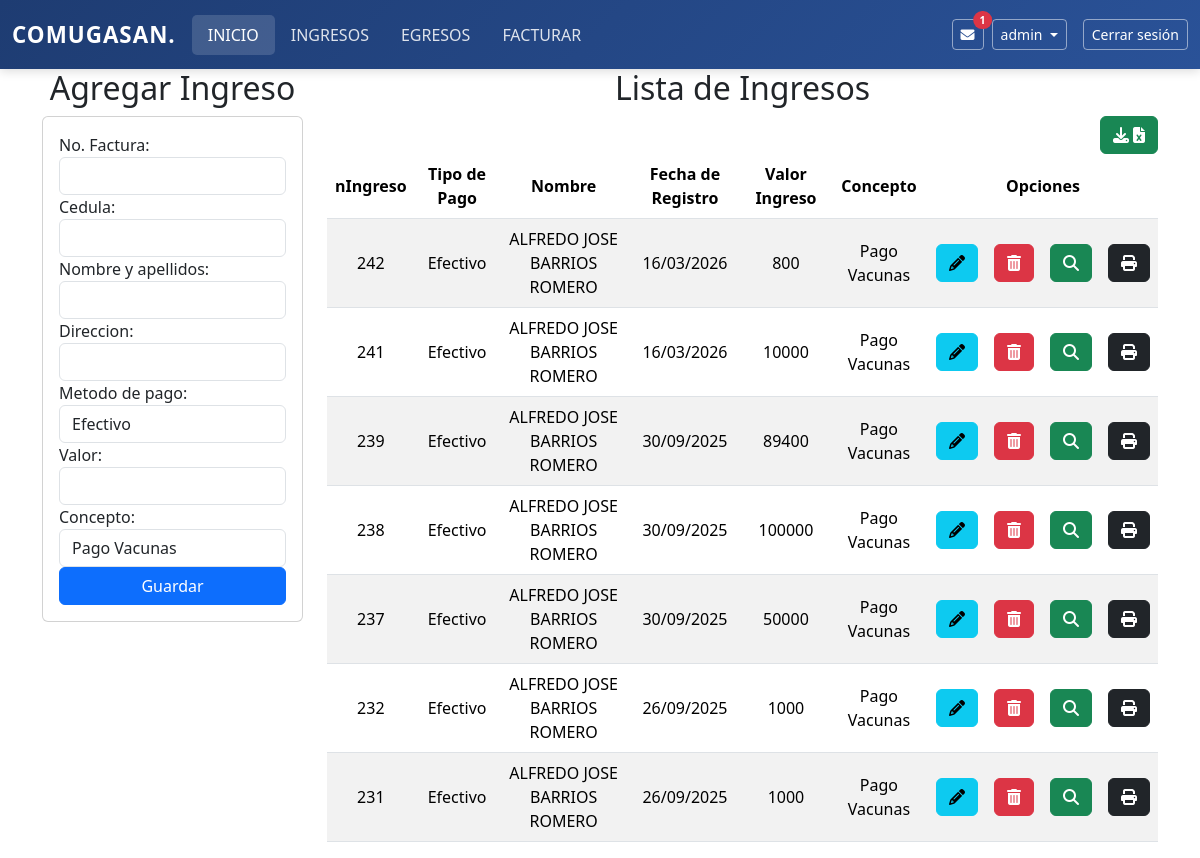
Page /ingresos/ (signed in) on the committed database.
### comite/models.py (models this page shows, shortened)
class Ingresos(models.Model):
    nIngreso = models.AutoField(primary_key=True)
    usuario = models.ForeignKey(Usuarios, on_delete=models.CASCADE,null=True)
    facturas = models.ForeignKey("Facturar", on_delete=models.CASCADE,null=True)
    tipo_pago = models.CharField(max_length=20)
    ciudad = models.CharField(max_length=100,default='San Juan Nepomuceno',editable=False)
    fecha = models.DateTimeField(auto_now_add=True,editable=False)
    valorIngreso = models.IntegerField(default=0,blank=True,null=True)
    concepto = models.CharField(max_length=200)

class Usuarios(models.Model):
    cedula = models.IntegerField(primary_key=True)
    nombre_completo = models.CharField(max_length=100)
    direccion = models.CharField(max_length=255)

### comite/views.py (the view)
# urls.py: path('ingresos/',views.ingresos),
@login_required
def ingresos(request):
    ingresos = Ingresos.objects.all()
    usuarios = Usuarios.objects.all()
    ingresos_invertidos = []
    for i in ingresos[::-1]:
        ingresos_invertidos.append(i)
    return render(request,"ingresos/ingresos.html",{"ingresos":ingresos_invertidos,"usuarios":usuarios})

### comite/context_processors.py (called while the page is built)
def mensajes_no_leidos(request):
    if request.user.is_authenticated:
        cantidad = Mensajes.objects.filter(leido=False).count()
        return {'mensajes_no_leidos': cantidad}
    return {}

### comite/templates/ingresos/ingresos.html (shortened to what this page needs)
{% extends "base.html" %}
{% block body %}
<div class="row">
    <div class=" col-sm-12 col-md-6 col-lg-3 col-xl-3">
        <h2 style="text-align: center;">Agregar Ingreso</h2>
        <div class="card">
            <div class="card-body">
                <form action="/registrarIngreso/" id="registro-form" method="POST">{% csrf_token %}
                    <div class="form-group">
                        <label>No. Factura:</label>
                        <input  class="form-control" type="text" id="factura" name="factura"   maxlength="20" >
                    </div>
                    <div class="form-group">
                        <label>Cedula:</label>
                        <input  class="form-control" type="text" id="cedula" name="cedula"   maxlength="20" required >
                    </div>
                    <div class="form-group">
                        <label>Nombre y apellidos:</label>
                        <input  class="form-control" type="text" id="nombre_completo" name="nombre_completo"   maxlength="100" required >
                    </div>
                    <div class="form-group">
                        <label>Direccion:</label>
                        <input  class="form-control" type="text" id="direccion" name="direccion"   maxlength="100" required>
                    </div>
                    <label for="tipo_pago">Metodo de pago:</label>
                    <select id="tipo_pago"  class="form-control" name="tipo_pago">
                        <option value="Efectivo">Efectivo</option>
                    </select>
                    <div class="form-group">
                        <label>Valor:</label>
                        <input  class="form-control" type="number" id="valorIngreso" name="valorIngreso"   maxlength="20" required >
                    </div>
                    <div>
                        <label for="concepto">Concepto:</label>
                        <select id="concepto" class="form-control"  name="concepto">
                            <option value="Pago Vacunas">Pago Vacunas</option>
                        </select>
                    </div>
                    <div class="form-group">
                        <button type="submit" class="btn btn-primary  w-100 text-white">Guardar</button>
                    </div>
                </form>
            </div>
        </div>
    </div>
    <div class=" col-sm-12 col-md-6 col-lg-9 col-xl-9">
        <h2 style="text-align: center;">Lista de Ingresos</h2>
        <div style="text-align: right;">
        <td><a href="/descargarExcelIngresos/" class="btn btn-success">  <i class="fa-solid fa-download">&nbsp;</i><i class="fa-solid fa-file-excel"> </i></i></></a></td>
        </div>
        <div class="table-responsive">
            <table class="table table-striped">
                <thead>
                    <tr>
                        <th>nIngreso</th>
                        <th>Tipo de Pago</th>
                        <th>Nombre</th>
                        <th>Fecha de Registro</th>
                        <th>Valor Ingreso</th>
                        <th>Concepto</th>
                        <th colspan="4">Opciones</th>
                    </tr>
                </thead>
                <tbody>
                    {% for items in ingresos %}
                    <tr>
                        <td>{{items.nIngreso}}</td>
                        <td>{{items.tipo_pago}}</td>
                        <td>{{items.usuario.nombre_completo}}</td>
                        <td>{{items.fecha|date:"d/m/Y"}}</td>
                        <td>{{items.valorIngreso}}</td>
                        <td>{{items.concepto}}</td>
                        <td><a href="edicionIngreso/{{items.nIngreso}}" class="btn btn-info"><i class="fa-solid fa-pencil"></i></a></td>
                        <td><a href="eliminacionIngreso/{{items.nIngreso}}" class="btn btn-danger btnEliminacion"> <i class="fa-solid fa-trash-can"></i></a></td>
                        <td><a href="detalleIngreso/{{items.nIngreso}}" class="btn btn-success"><i class="fa-solid fa-magnifying-glass"></i></a></td>
                        <td><a href="detallePDF/{{items.nIngreso}}" onclick="abrirPopup(event, 'detallePDF/{{items.nIngreso}}', 'Mi ventana emergente', 800, 1000)"  class="btn btn-dark"><i class="fa-solid fa-print"></i></i></i></a></td>
                    </tr>
                    {% endfor%}
                </tbody>
            </table>
        </div>
    </div>
</div>
{% endblock %}

### comite/templates/base.html (shortened to what this page needs)
<!DOCTYPE html>
<html lang="en">
<head>
        {% load static %}
    <link href="https://cdn.jsdelivr.net/npm/bootstrap@5.3.3/dist/css/bootstrap.min.css" rel="stylesheet">
    <link rel="stylesheet" href="https://cdnjs.cloudflare.com/ajax/libs/font-awesome/6.5.2/css/all.min.css"></link>
    <link rel="stylesheet" href="{%  static 'css/ingresos.css' %}">
    <link rel="stylesheet" href="{%  static 'css/facturar.css' %}">
</head>
<body>
    <nav class="navbar navbar-expand-lg navbar-comugasan">
        <div class="container-fluid">
          <a class="navbar-brand" href="#">COMUGASAN.</a>
          <div class="collapse navbar-collapse" id="navbarSupportedContent">
            <ul class="navbar-nav me-auto mb-2 mb-lg-0">
              <li class="nav-item">
                <a class="nav-link active" aria-current="page" href="/dashboard/">INICIO</a>
              </li>
              <li class="nav-item">
                <a class="nav-link" href="/ingresos">INGRESOS</a>
              </li>
              <li class="nav-item">
                <a class="nav-link" href="/egresos">EGRESOS</a>
              </li>
              <li class="nav-item">
                <a class="nav-link" href="/facturar">FACTURAR</a>
              </li>
            </ul>
            <div class="d-flex align-items-center">
              {% if user.is_authenticated %}
                <a href="/bandeja-mensajes/" class="btn btn-outline-secondary btn-sm position-relative me-2">
                  <i class="fas fa-envelope"></i>
                  {% if mensajes_no_leidos > 0 %}
                      <span class="position-absolute top-0 start-100 translate-middle badge rounded-pill bg-danger">
                          {{ mensajes_no_leidos }}
                      </span>
                  {% endif %}
                </a>
                  <div class="">
                      <button class="btn btn-outline-primary btn-sm dropdown-toggle" type="button" id="userDropdown" data-bs-toggle="dropdown" aria-expanded="false">
                          {{ user.username }}
                      </button>
                  </div>
                  <form action="{% url 'logout' %}" method="post" class="ms-3">
                      <button type="submit" class="btn btn-outline-danger btn-sm">Cerrar sesión</button>
                  </form>
              {% else %}
                  <a href="{% url 'login' %}" class="btn btn-outline-primary btn-sm">Iniciar sesión</a>
              {% endif %}
          </div>
        </div>
      </nav>
      <div class="container">
        {% block body%}
        {% endblock%}
    </div>
</body>
</html>

### comite/static/css/ingresos.css (style rules this page uses)
th, td { text-align: center; vertical-align: middle; }

### comite/templates/base.html (style rules this page uses)
.navbar-comugasan { background: linear-gradient(135deg, #1e3c72 0%, #2a5298 100%) !important; box-shadow: 0 2px 10px rgba(0,0,0,0.15); padding: 0.8rem 0; }
.navbar-comugasan .navbar-brand { color: #fff !important; font-weight: 700; font-size: 1.4rem; letter-spacing: 1px; }
.navbar-comugasan .nav-link { color: rgba(255,255,255,0.85) !important; font-weight: 500; padding: 0.5rem 1rem !important; transition: all 0.3s ease; }
.navbar-comugasan .nav-link.active { color: #fff !important; background: rgba(255,255,255,0.15); border-radius: 5px; }
.navbar-comugasan .dropdown-toggle { color: #fff !important; border-color: rgba(255,255,255,0.5) !important; }
.navbar-comugasan .btn-outline-danger { border-color: rgba(255,255,255,0.5) !important; color: #fff !important; }
.navbar-comugasan .btn-outline-secondary { color: #fff !important; border-color: rgba(255,255,255,0.5) !important; }

### rows in the picture
Ingresos: nIngreso "242", tipo_pago "Efectivo", usuario.nombre_completo "ALFREDO JOSE BARRIOS ROMERO", fecha "16/03/2026", valorIngreso "800", concepto "Pago Vacunas"
Ingresos: nIngreso "241", tipo_pago "Efectivo", usuario.nombre_completo "ALFREDO JOSE BARRIOS ROMERO", fecha "16/03/2026", valorIngreso "10000", concepto "Pago Vacunas"
Ingresos: nIngreso "239", tipo_pago "Efectivo", usuario.nombre_completo "ALFREDO JOSE BARRIOS ROMERO", fecha "30/09/2025", valorIngreso "89400", concepto "Pago Vacunas"
Ingresos: nIngreso "238", tipo_pago "Efectivo", usuario.nombre_completo "ALFREDO JOSE BARRIOS ROMERO", fecha "30/09/2025", valorIngreso "100000", concepto "Pago Vacunas"
Ingresos: nIngreso "237", tipo_pago "Efectivo", usuario.nombre_completo "ALFREDO JOSE BARRIOS ROMERO", fecha "30/09/2025", valorIngreso "50000", concepto "Pago Vacunas"
Ingresos: nIngreso "232", tipo_pago "Efectivo", usuario.nombre_completo "ALFREDO JOSE BARRIOS ROMERO", fecha "26/09/2025", valorIngreso "1000", concepto "Pago Vacunas"
Ingresos: nIngreso "231", tipo_pago "Efectivo", usuario.nombre_completo "ALFREDO JOSE BARRIOS ROMERO", fecha "26/09/2025", valorIngreso "1000", concepto "Pago Vacunas"

### other values in the picture
{{ mensajes_no_leidos }} "1"
{{ user.username }} "admin"
